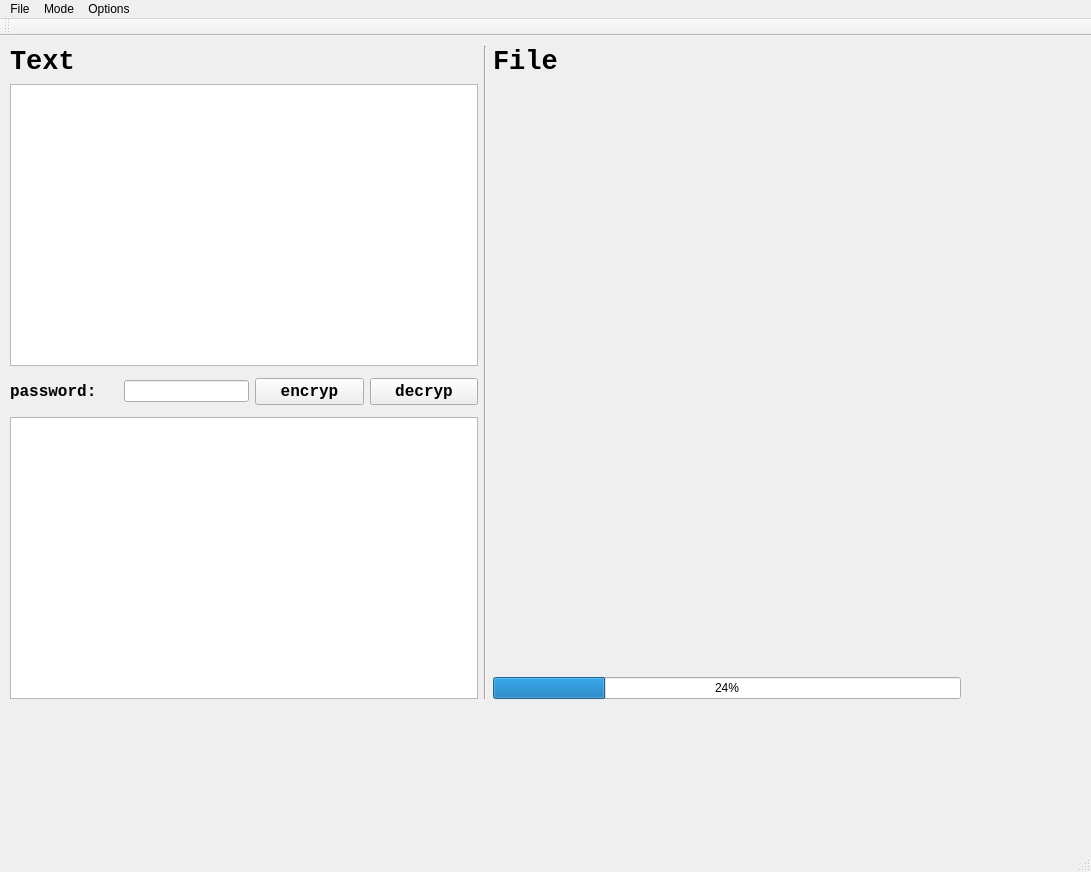
<?xml version="1.0" encoding="UTF-8"?>
<ui version="4.0">
 <class>MainWindow</class>
 <widget class="QMainWindow" name="MainWindow">
  <property name="geometry">
   <rect>
    <x>0</x>
    <y>0</y>
    <width>1091</width>
    <height>872</height>
   </rect>
  </property>
  <property name="windowTitle">
   <string>MainWindow</string>
  </property>
  <widget class="QWidget" name="centralwidget">
   <widget class="QWidget" name="layoutWidget">
    <property name="geometry">
     <rect>
      <x>10</x>
      <y>10</y>
      <width>951</width>
      <height>653</height>
     </rect>
    </property>
    <layout class="QVBoxLayout" name="verticalLayout_4">
     <item>
      <layout class="QHBoxLayout" name="horizontalLayout_5">
       <item>
        <layout class="QVBoxLayout" name="verticalLayout_2">
         <item>
          <layout class="QVBoxLayout" name="verticalLayout">
           <item>
            <layout class="QHBoxLayout" name="horizontalLayout_2">
             <property name="sizeConstraint">
              <enum>QLayout::SetDefaultConstraint</enum>
             </property>
             <item>
              <widget class="QLabel" name="label_2">
               <property name="sizePolicy">
                <sizepolicy hsizetype="Minimum" vsizetype="Expanding">
                 <horstretch>0</horstretch>
                 <verstretch>0</verstretch>
                </sizepolicy>
               </property>
               <property name="font">
                <font>
                 <family>Consolas</family>
                 <pointsize>20</pointsize>
                 <weight>75</weight>
                 <italic>false</italic>
                 <bold>true</bold>
                </font>
               </property>
               <property name="text">
                <string>Text</string>
               </property>
              </widget>
             </item>
             <item>
              <spacer name="horizontalSpacer">
               <property name="sizePolicy">
                <sizepolicy hsizetype="Minimum" vsizetype="Minimum">
                 <horstretch>0</horstretch>
                 <verstretch>0</verstretch>
                </sizepolicy>
               </property>
               <property name="orientation">
                <enum>Qt::Horizontal</enum>
               </property>
               <property name="sizeHint" stdset="0">
                <size>
                 <width>328</width>
                 <height>20</height>
                </size>
               </property>
              </spacer>
             </item>
            </layout>
           </item>
           <item>
            <widget class="QTextEdit" name="textEdit">
             <property name="sizePolicy">
              <sizepolicy hsizetype="Minimum" vsizetype="Expanding">
               <horstretch>0</horstretch>
               <verstretch>3</verstretch>
              </sizepolicy>
             </property>
             <property name="font">
              <font>
               <family>Consolas</family>
               <weight>75</weight>
               <bold>true</bold>
              </font>
             </property>
             <property name="html">
              <string>&lt;!DOCTYPE HTML PUBLIC &quot;-//W3C//DTD HTML 4.0//EN&quot; &quot;http://www.w3.org/TR/REC-html40/strict.dtd&quot;&gt;
&lt;html&gt;&lt;head&gt;&lt;meta name=&quot;qrichtext&quot; content=&quot;1&quot; /&gt;&lt;style type=&quot;text/css&quot;&gt;
p, li { white-space: pre-wrap; }
&lt;/style&gt;&lt;/head&gt;&lt;body style=&quot; font-family:'Consolas'; font-size:9pt; font-weight:600; font-style:normal;&quot;&gt;
&lt;p style=&quot;-qt-paragraph-type:empty; margin-top:0px; margin-bottom:0px; margin-left:0px; margin-right:0px; -qt-block-indent:0; text-indent:0px; font-family:'SimSun'; font-weight:400;&quot;&gt;&lt;br /&gt;&lt;/p&gt;&lt;/body&gt;&lt;/html&gt;</string>
             </property>
            </widget>
           </item>
           <item>
            <spacer name="verticalSpacer">
             <property name="sizePolicy">
              <sizepolicy hsizetype="Minimum" vsizetype="Fixed">
               <horstretch>0</horstretch>
               <verstretch>0</verstretch>
              </sizepolicy>
             </property>
             <property name="orientation">
              <enum>Qt::Vertical</enum>
             </property>
             <property name="sizeType">
              <enum>QSizePolicy::Fixed</enum>
             </property>
             <property name="sizeHint" stdset="0">
              <size>
               <width>20</width>
               <height>6</height>
              </size>
             </property>
            </spacer>
           </item>
           <item>
            <layout class="QHBoxLayout" name="horizontalLayout">
             <item>
              <widget class="QLabel" name="label">
               <property name="sizePolicy">
                <sizepolicy hsizetype="Minimum" vsizetype="Fixed">
                 <horstretch>0</horstretch>
                 <verstretch>1</verstretch>
                </sizepolicy>
               </property>
               <property name="font">
                <font>
                 <family>Consolas</family>
                 <pointsize>12</pointsize>
                 <weight>75</weight>
                 <bold>true</bold>
                </font>
               </property>
               <property name="text">
                <string>password:</string>
               </property>
              </widget>
             </item>
             <item>
              <widget class="QLineEdit" name="lineEdit">
               <property name="sizePolicy">
                <sizepolicy hsizetype="Minimum" vsizetype="Fixed">
                 <horstretch>0</horstretch>
                 <verstretch>0</verstretch>
                </sizepolicy>
               </property>
               <property name="font">
                <font>
                 <family>Consolas</family>
                 <weight>75</weight>
                 <bold>true</bold>
                </font>
               </property>
              </widget>
             </item>
             <item>
              <widget class="QPushButton" name="pushButton">
               <property name="sizePolicy">
                <sizepolicy hsizetype="Minimum" vsizetype="Fixed">
                 <horstretch>0</horstretch>
                 <verstretch>0</verstretch>
                </sizepolicy>
               </property>
               <property name="font">
                <font>
                 <family>Consolas</family>
                 <pointsize>12</pointsize>
                 <weight>75</weight>
                 <bold>true</bold>
                </font>
               </property>
               <property name="text">
                <string>encryp</string>
               </property>
              </widget>
             </item>
             <item>
              <widget class="QPushButton" name="pushButton_2">
               <property name="sizePolicy">
                <sizepolicy hsizetype="Minimum" vsizetype="Fixed">
                 <horstretch>0</horstretch>
                 <verstretch>0</verstretch>
                </sizepolicy>
               </property>
               <property name="font">
                <font>
                 <family>Consolas</family>
                 <pointsize>12</pointsize>
                 <weight>75</weight>
                 <bold>true</bold>
                </font>
               </property>
               <property name="text">
                <string>decryp</string>
               </property>
              </widget>
             </item>
            </layout>
           </item>
           <item>
            <spacer name="verticalSpacer_2">
             <property name="sizePolicy">
              <sizepolicy hsizetype="Minimum" vsizetype="Fixed">
               <horstretch>0</horstretch>
               <verstretch>0</verstretch>
              </sizepolicy>
             </property>
             <property name="orientation">
              <enum>Qt::Vertical</enum>
             </property>
             <property name="sizeType">
              <enum>QSizePolicy::Fixed</enum>
             </property>
             <property name="sizeHint" stdset="0">
              <size>
               <width>20</width>
               <height>6</height>
              </size>
             </property>
            </spacer>
           </item>
           <item>
            <widget class="QTextBrowser" name="textBrowser">
             <property name="sizePolicy">
              <sizepolicy hsizetype="Minimum" vsizetype="Expanding">
               <horstretch>0</horstretch>
               <verstretch>3</verstretch>
              </sizepolicy>
             </property>
             <property name="font">
              <font>
               <family>Consolas</family>
               <weight>75</weight>
               <bold>true</bold>
              </font>
             </property>
            </widget>
           </item>
          </layout>
         </item>
        </layout>
       </item>
       <item>
        <widget class="Line" name="line_2">
         <property name="sizePolicy">
          <sizepolicy hsizetype="Fixed" vsizetype="Minimum">
           <horstretch>0</horstretch>
           <verstretch>0</verstretch>
          </sizepolicy>
         </property>
         <property name="minimumSize">
          <size>
           <width>1</width>
           <height>649</height>
          </size>
         </property>
         <property name="orientation">
          <enum>Qt::Vertical</enum>
         </property>
        </widget>
       </item>
       <item>
        <layout class="QVBoxLayout" name="verticalLayout_3">
         <item>
          <layout class="QHBoxLayout" name="horizontalLayout_4">
           <item>
            <widget class="QLabel" name="label_4">
             <property name="sizePolicy">
              <sizepolicy hsizetype="Fixed" vsizetype="Fixed">
               <horstretch>0</horstretch>
               <verstretch>0</verstretch>
              </sizepolicy>
             </property>
             <property name="font">
              <font>
               <family>Consolas</family>
               <pointsize>20</pointsize>
               <weight>75</weight>
               <bold>true</bold>
              </font>
             </property>
             <property name="text">
              <string>File</string>
             </property>
            </widget>
           </item>
           <item>
            <spacer name="horizontalSpacer_3">
             <property name="orientation">
              <enum>Qt::Horizontal</enum>
             </property>
             <property name="sizeHint" stdset="0">
              <size>
               <width>40</width>
               <height>20</height>
              </size>
             </property>
            </spacer>
           </item>
          </layout>
         </item>
         <item>
          <spacer name="verticalSpacer_3">
           <property name="orientation">
            <enum>Qt::Vertical</enum>
           </property>
           <property name="sizeHint" stdset="0">
            <size>
             <width>20</width>
             <height>60</height>
            </size>
           </property>
          </spacer>
         </item>
         <item>
          <widget class="QProgressBar" name="progressBar">
           <property name="sizePolicy">
            <sizepolicy hsizetype="Expanding" vsizetype="Minimum">
             <horstretch>0</horstretch>
             <verstretch>0</verstretch>
            </sizepolicy>
           </property>
           <property name="minimumSize">
            <size>
             <width>0</width>
             <height>15</height>
            </size>
           </property>
           <property name="styleSheet">
            <string notr="true">font: 75 12pt &quot;Consolas&quot;;</string>
           </property>
           <property name="value">
            <number>24</number>
           </property>
          </widget>
         </item>
        </layout>
       </item>
      </layout>
     </item>
    </layout>
   </widget>
  </widget>
  <widget class="QMenuBar" name="menubar">
   <property name="geometry">
    <rect>
     <x>0</x>
     <y>0</y>
     <width>1091</width>
     <height>23</height>
    </rect>
   </property>
   <widget class="QMenu" name="menuFile">
    <property name="title">
     <string>File</string>
    </property>
    <widget class="QMenu" name="menuRencent_Files">
     <property name="title">
      <string>Rencent Files</string>
     </property>
     <addaction name="separator"/>
     <addaction name="actionClear_Rencnet_Files"/>
    </widget>
    <addaction name="actionNew"/>
    <addaction name="actionOpen"/>
    <addaction name="menuRencent_Files"/>
   </widget>
   <widget class="QMenu" name="menuOptions">
    <property name="title">
     <string>Options</string>
    </property>
    <addaction name="actionEncryp"/>
    <addaction name="actiondecryp"/>
   </widget>
   <widget class="QMenu" name="menuMode">
    <property name="title">
     <string>Mode</string>
    </property>
    <addaction name="actionLive_Text"/>
    <addaction name="actionFiles"/>
   </widget>
   <addaction name="menuFile"/>
   <addaction name="menuMode"/>
   <addaction name="menuOptions"/>
  </widget>
  <widget class="QStatusBar" name="statusbar"/>
  <widget class="QToolBar" name="toolBar">
   <property name="windowTitle">
    <string>toolBar</string>
   </property>
   <attribute name="toolBarArea">
    <enum>TopToolBarArea</enum>
   </attribute>
   <attribute name="toolBarBreak">
    <bool>false</bool>
   </attribute>
  </widget>
  <action name="actionNew">
   <property name="text">
    <string>New</string>
   </property>
   <property name="shortcut">
    <string>Ctrl+Shift+N</string>
   </property>
  </action>
  <action name="actionOpen">
   <property name="text">
    <string>Open</string>
   </property>
   <property name="shortcut">
    <string>Ctrl+Shift+O</string>
   </property>
  </action>
  <action name="actionClear_Rencnet_Files">
   <property name="text">
    <string>Clear Rencnet Files</string>
   </property>
   <property name="shortcut">
    <string>Ctrl+Alt+L</string>
   </property>
  </action>
  <action name="actionEncryp">
   <property name="text">
    <string>Encryp</string>
   </property>
   <property name="toolTip">
    <string>Encryption</string>
   </property>
   <property name="shortcut">
    <string>Ctrl+Shift+E</string>
   </property>
  </action>
  <action name="actiondecryp">
   <property name="text">
    <string>decryp</string>
   </property>
   <property name="shortcut">
    <string>Ctrl+Shift+D</string>
   </property>
  </action>
  <action name="actionLive_Text">
   <property name="text">
    <string>Text</string>
   </property>
   <property name="shortcut">
    <string>Ctrl+Shift+T</string>
   </property>
  </action>
  <action name="actionFiles">
   <property name="text">
    <string>File</string>
   </property>
   <property name="shortcut">
    <string>Ctrl+Shift+F</string>
   </property>
  </action>
 </widget>
 <resources/>
 <connections/>
</ui>
